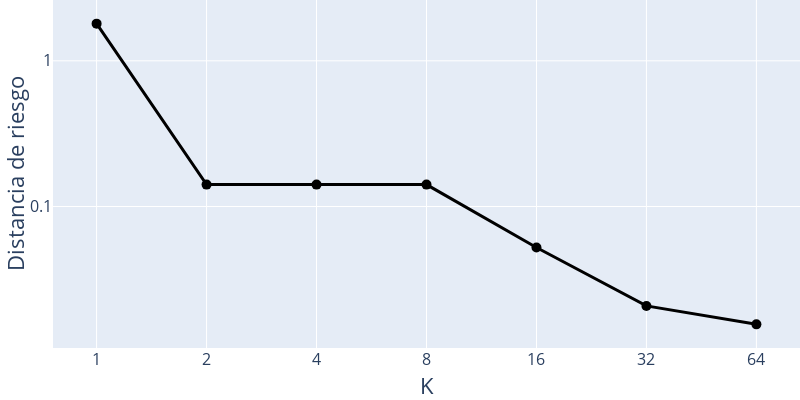

The notebook cell saved with this chart:
### Markdown cell above
### Resultados de aplicar únicamente k-anonimización

La siguiente gráfica muestra la distribución de la métrica `risk_distance` para diferentes valores de k, manteniendo l=1 y t=0, es decir, aplicando solo k-anonimización sobre los datos.

### Code cell
# Filtrar los resultados para l=1 y t=0
filtered = {k_val: df 
            for (k_val, l_val, t_val), df in anonymity_dict.items() 
            if (k_val in k_all_values and
                l_val == 1 and t_val == 1.0)}

# Preparar los datos para el diagrama de cajas
data = []
for k_val, df in filtered.items():
    # Suponiendo que 'risk_distance' es una columna o índice en el DataFrame
    risk_values = df['risk_distance'].values.astype(float)
    for v in risk_values:
        data.append({'k': k_val, 'risk_distance': v})

box_df = pd.DataFrame(data)

# Calcular la mediana de risk_distance para cada valor de k
medians = box_df.groupby('k')['risk_distance'].median().reset_index()

# Graficar la línea de medianas
fig_line = px.line(medians, x='k', y='risk_distance', markers=True)
fig_line.update_xaxes(type='log', tickvals=box_df['k'].unique(), ticktext=[f"{int(val)}" for val in box_df['k'].unique()], title_text='K')
fig_line.update_yaxes(title_text='Distancia de riesgo')
fig_line.update_traces(line=dict(color='black', width=3), marker=dict(size=10, symbol='circle'))
fig_line.update_layout(
    xaxis=dict(
        title_font=dict(size=22),
        tickfont=dict(size=16),
        type='log',
        tickvals=sorted(box_df['k'].unique()),
        ticktext=[str(int(val)) for val in sorted(box_df['k'].unique())]
    ),
    yaxis=dict(
        title_font=dict(size=22),
        tickfont=dict(size=16),
        type='log',
        tickvals=[10**(-i) for i in range(0, 7)],
        ticktext=[str(10**(-i)) for i in range(0, 7)]
    ),
    margin=dict(l=0, r=0, t=0, b=0),
    height=400,
    width=800
)
# Exportamos la figura a .png
fig_line.write_image("../Memoria/images/graphs/risk_distance-vs-k_anonymity.png")
fig_line.show()

### Figure 1 — Plotly figure (JSON) as saved in the notebook; plotly's stock layout.template omitted (floating-point values rounded to 4 significant figures)
{"data": [{"hovertemplate": "k=%{x}<br>risk_distance=%{y}<extra></extra>", "legendgroup": "", "line": {"color": "black", "dash": "solid", "width": 3}, "marker": {"size": 10, "symbol": "circle"}, "mode": "lines+markers", "name": "", "orientation": "v", "showlegend": false, "type": "scatter", "x": [1, 2, 4, 8, 16, 32, 64], "xaxis": "x", "y": [1.798, 0.1414, 0.1414, 0.1414, 0.05238, 0.0208, 0.01555], "yaxis": "y"}], "layout": {"height": 400, "legend": {"tracegroupgap": 0}, "margin": {"b": 0, "l": 0, "r": 0, "t": 0}, "width": 800, "xaxis": {"anchor": "y", "domain": [0, 1], "tickfont": {"size": 16}, "ticktext": ["1", "2", "4", "8", "16", "32", "64"], "tickvals": [1, 2, 4, 8, 16, 32, 64], "title": {"font": {"size": 22}, "text": "K"}, "type": "log"}, "yaxis": {"anchor": "x", "domain": [0, 1], "tickfont": {"size": 16}, "ticktext": ["1", "0.1", "0.01", "0.001", "0.0001", "1e-05", "1e-06"], "tickvals": [1, 0.1, 0.01, 0.001, 0.0001, 1e-05, 1e-06], "title": {"font": {"size": 22}, "text": "Distancia de riesgo"}, "type": "log"}}}
